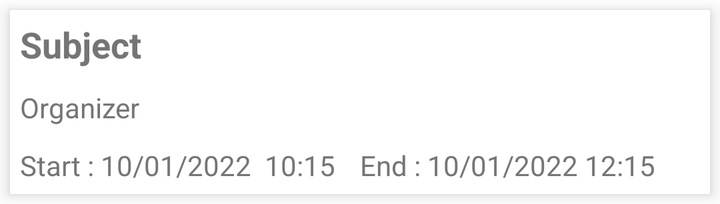
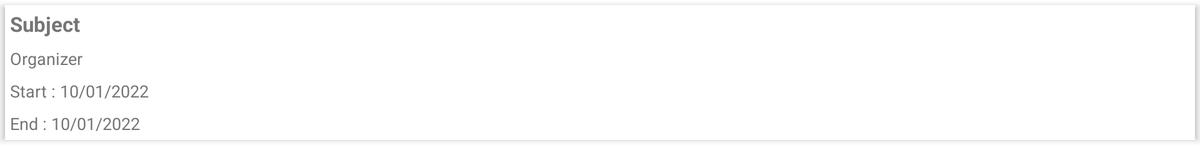

Two renders of one Android screen. The first uses the default layout on a phone; the second uses the alternative layout the repository ships for a different screen configuration, on a matching device. The two XML files are below.
<!-- AndroidManifest.xml: application theme Theme.PocSecured -->
<!-- res/layout/event_list_item.xml -->
<?xml version="1.0" encoding="utf-8"?>
<androidx.constraintlayout.widget.ConstraintLayout xmlns:android="http://schemas.android.com/apk/res/android"
    xmlns:app="http://schemas.android.com/apk/res-auto"
    xmlns:tools="http://schemas.android.com/tools"
    android:layout_width="match_parent"
    android:layout_height="wrap_content"
    android:clipToPadding="false">

    <androidx.cardview.widget.CardView
        android:id="@+id/cv"
        style="@style/ListCardWhiteStyle.Elevation.WithMargin"
        app:layout_constraintBottom_toBottomOf="parent"
        app:layout_constraintLeft_toLeftOf="parent"
        app:layout_constraintTop_toTopOf="parent">

        <androidx.constraintlayout.widget.ConstraintLayout
            android:id="@+id/event_container"
            android:layout_width="match_parent"
            android:layout_height="wrap_content"
            android:padding="@dimen/list_card_default_padding">

            <TextView
                android:id="@+id/event_subject"
                style="@style/EventListSubject"
                app:layout_constraintStart_toStartOf="parent"
                app:layout_constraintTop_toTopOf="parent"
                tools:text="Subject" />

            <TextView
                android:id="@+id/event_organizer"
                style="@style/EventListOrganizer"
                app:layout_constraintStart_toStartOf="parent"
                app:layout_constraintTop_toBottomOf="@+id/event_subject"
                tools:text="Organizer" />

            <TextView
                android:id="@+id/event_start"
                style="@style/EventListDate"
                app:layout_constraintEnd_toEndOf="@+id/guideline"
                app:layout_constraintHorizontal_bias="0"
                app:layout_constraintStart_toStartOf="parent"
                app:layout_constraintTop_toBottomOf="@+id/event_organizer"
                tools:text="Start : 10/01/2022  10:15" />

            <TextView
                android:id="@+id/event_end"
                style="@style/EventListDate"
                app:layout_constraintEnd_toEndOf="parent"
                app:layout_constraintHorizontal_bias="0"
                app:layout_constraintStart_toStartOf="@+id/guideline"
                app:layout_constraintTop_toBottomOf="@+id/event_organizer"
                tools:text="End : 10/01/2022 12:15" />

            <androidx.constraintlayout.widget.Guideline
                android:id="@+id/guideline"
                android:layout_width="wrap_content"
                android:layout_height="wrap_content"
                android:orientation="vertical"
                app:layout_constraintGuide_percent="0.5" />

        </androidx.constraintlayout.widget.ConstraintLayout>
    </androidx.cardview.widget.CardView>
</androidx.constraintlayout.widget.ConstraintLayout>
<!-- resources referenced by this layout -->
<resources>
  <dimen name="list_card_default_padding">5dp</dimen>
  <style name="EventListDate" parent="DefaultTextAppearance.Small">
          <item name="android:layout_width">wrap_content</item>
          <item name="android:layout_height">wrap_content</item>
          <item name="android:layout_marginTop">@dimen/event_list_item_marginTop</item>
      </style>
  <style name="EventListOrganizer" parent="DefaultTextAppearance.Small">
          <item name="android:layout_width">wrap_content</item>
          <item name="android:layout_height">wrap_content</item>
          <item name="android:layout_marginTop">@dimen/event_list_item_marginTop</item>
      </style>
  <style name="EventListSubject" parent="DefaultTextAppearance.Medium">
          <item name="android:layout_height">wrap_content</item>
          <item name="android:layout_width">wrap_content</item>
          <item name="android:textStyle">bold</item>
      </style>
  <style name="ListCardWhiteStyle.Elevation.WithMargin" parent="ListCardWhiteStyle.Elevation">
          <item name="cardElevation">@dimen/list_card_default_elevation</item>
          <item name="android:layout_margin">@dimen/list_card_default_margin</item>
          <item name="android:padding">@dimen/list_card_default_padding</item>
      </style>
  <style name="Theme.PocSecured" parent="Theme.MaterialComponents.DayNight.DarkActionBar">
          
          <item name="colorPrimary">@color/colorPrimary</item>
          <item name="colorPrimaryVariant">@color/colorPrimary</item>
          <item name="colorOnPrimary">@color/colorOnPrimary</item>
          
          <item name="colorSecondary">@color/colorSecondary</item>
          
          <item name="android:statusBarColor" tools:targetApi="l">?attr/colorSecondary</item>
      </style>
  <style name="DefaultTextAppearance.Small" parent="DefaultTextAppearance">
          <item name="android:textAppearance">@style/TextAppearance.AppCompat.Small</item>
      </style>
  <dimen name="event_list_item_marginTop">10dp</dimen>
  <style name="DefaultTextAppearance.Medium" parent="DefaultTextAppearance">
          <item name="android:textAppearance">@style/TextAppearance.AppCompat.Medium</item>
      </style>
  <style name="ListCardWhiteStyle.Elevation" parent="ListCardWhiteStyle">
          <item name="cardElevation">@dimen/list_card_default_elevation</item>
      </style>
  <dimen name="list_card_default_elevation">5dp</dimen>
  <dimen name="list_card_default_margin">5dp</dimen>
  <color name="colorPrimary">#FB582F</color>
  <color name="colorOnPrimary">#FFFFFFFF</color>
  <color name="colorSecondary">#FF000000</color>
  <style name="DefaultTextAppearance">
          <item name="android:textAppearance">@style/TextAppearance.AppCompat.Small</item>
          <item name="android:textColor">@color/colorSecondaryText</item>
      </style>
  <style name="ListCardWhiteStyle">
          <item name="android:layout_width">match_parent</item>
          <item name="android:layout_height">wrap_content</item>
          <item name="android:foreground">?android:attr/selectableItemBackground</item>
          <item name="cardBackgroundColor">@android:color/white</item>
          <item name="cardCornerRadius">@dimen/list_card_corner_radius</item>
          <item name="cardElevation">@dimen/list_card_no_elevation</item>
      </style>
  <color name="colorSecondaryText">#757575</color>
  <dimen name="list_card_corner_radius">0dp</dimen>
  <dimen name="list_card_no_elevation">0dp</dimen>
</resources>
<!-- res/layout-xlarge/event_list_item.xml (the repository's variant of the layout above) -->
<!-- drawn on a large tablet held sideways -->
<?xml version="1.0" encoding="utf-8"?>
<androidx.constraintlayout.widget.ConstraintLayout xmlns:android="http://schemas.android.com/apk/res/android"
    xmlns:app="http://schemas.android.com/apk/res-auto"
    xmlns:tools="http://schemas.android.com/tools"
    android:layout_width="match_parent"
    android:layout_height="wrap_content"
    android:clipToPadding="false">

    <androidx.cardview.widget.CardView
        android:id="@+id/cv"
        style="@style/ListCardWhiteStyle.Elevation.WithMargin"
        app:layout_constraintBottom_toBottomOf="parent"
        app:layout_constraintLeft_toLeftOf="parent"
        app:layout_constraintTop_toTopOf="parent">

        <androidx.constraintlayout.widget.ConstraintLayout
            android:id="@+id/event_container"
            android:layout_width="match_parent"
            android:layout_height="wrap_content"
            android:padding="@dimen/list_card_default_padding">

            <TextView
                android:id="@+id/event_subject"
                style="@style/EventListSubject"
                app:layout_constraintStart_toStartOf="parent"
                app:layout_constraintTop_toTopOf="parent"
                tools:text="Subject" />

            <TextView
                android:id="@+id/event_organizer"
                style="@style/EventListOrganizer"
                app:layout_constraintStart_toStartOf="parent"
                app:layout_constraintTop_toBottomOf="@+id/event_subject"
                tools:text="Organizer" />

            <TextView
                android:id="@+id/event_start"
                style="@style/EventListDate"
                app:layout_constraintStart_toStartOf="parent"
                app:layout_constraintTop_toBottomOf="@+id/event_organizer"
                tools:text="Start : 10/01/2022" />

            <TextView
                android:id="@+id/event_end"
                style="@style/EventListDate"
                app:layout_constraintStart_toStartOf="parent"
                app:layout_constraintTop_toBottomOf="@+id/event_start"
                tools:text="End : 10/01/2022" />
        </androidx.constraintlayout.widget.ConstraintLayout>
    </androidx.cardview.widget.CardView>
</androidx.constraintlayout.widget.ConstraintLayout>
<!-- resources referenced by the variant -->
<!-- as a large tablet held sideways resolves them -->
<resources>
  <dimen name="list_card_default_padding">5dp</dimen>
  <style name="EventListDate" parent="DefaultTextAppearance.Small">
          <item name="android:layout_width">wrap_content</item>
          <item name="android:layout_height">wrap_content</item>
          <item name="android:layout_marginTop">@dimen/event_list_item_marginTop</item>
      </style>
  <style name="EventListOrganizer" parent="DefaultTextAppearance.Small">
          <item name="android:layout_width">wrap_content</item>
          <item name="android:layout_height">wrap_content</item>
          <item name="android:layout_marginTop">@dimen/event_list_item_marginTop</item>
      </style>
  <style name="EventListSubject" parent="DefaultTextAppearance.Medium">
          <item name="android:layout_height">wrap_content</item>
          <item name="android:layout_width">wrap_content</item>
          <item name="android:textStyle">bold</item>
      </style>
  <style name="ListCardWhiteStyle.Elevation.WithMargin" parent="ListCardWhiteStyle.Elevation">
          <item name="cardElevation">@dimen/list_card_default_elevation</item>
          <item name="android:layout_margin">@dimen/list_card_default_margin</item>
          <item name="android:padding">@dimen/list_card_default_padding</item>
      </style>
  <style name="Theme.PocSecured" parent="Theme.MaterialComponents.DayNight.DarkActionBar">
          
          <item name="colorPrimary">@color/colorPrimary</item>
          <item name="colorPrimaryVariant">@color/colorPrimary</item>
          <item name="colorOnPrimary">@color/colorOnPrimary</item>
          
          <item name="colorSecondary">@color/colorSecondary</item>
          
          <item name="android:statusBarColor" tools:targetApi="l">?attr/colorSecondary</item>
      </style>
  <!-- from res/values-xlarge/ -->
  <style name="DefaultTextAppearance.Small" parent="DefaultTextAppearance">
          <item name="android:textAppearance">@style/TextAppearance.AppCompat.Medium</item>
      </style>
  <dimen name="event_list_item_marginTop">10dp</dimen>
  <!-- from res/values-xlarge/ -->
  <style name="DefaultTextAppearance.Medium" parent="DefaultTextAppearance">
          <item name="android:textAppearance">@style/TextAppearance.AppCompat.Large</item>
      </style>
  <style name="ListCardWhiteStyle.Elevation" parent="ListCardWhiteStyle">
          <item name="cardElevation">@dimen/list_card_default_elevation</item>
      </style>
  <dimen name="list_card_default_elevation">5dp</dimen>
  <dimen name="list_card_default_margin">5dp</dimen>
  <color name="colorPrimary">#FB582F</color>
  <color name="colorOnPrimary">#FFFFFFFF</color>
  <color name="colorSecondary">#FF000000</color>
  <!-- from res/values-xlarge/ -->
  <style name="DefaultTextAppearance">
          <item name="android:textAppearance">@style/TextAppearance.AppCompat.Medium</item>
          <item name="android:textColor">@color/colorSecondaryText</item>
      </style>
  <style name="ListCardWhiteStyle">
          <item name="android:layout_width">match_parent</item>
          <item name="android:layout_height">wrap_content</item>
          <item name="android:foreground">?android:attr/selectableItemBackground</item>
          <item name="cardBackgroundColor">@android:color/white</item>
          <item name="cardCornerRadius">@dimen/list_card_corner_radius</item>
          <item name="cardElevation">@dimen/list_card_no_elevation</item>
      </style>
  <color name="colorSecondaryText">#757575</color>
  <dimen name="list_card_corner_radius">0dp</dimen>
  <dimen name="list_card_no_elevation">0dp</dimen>
</resources>
